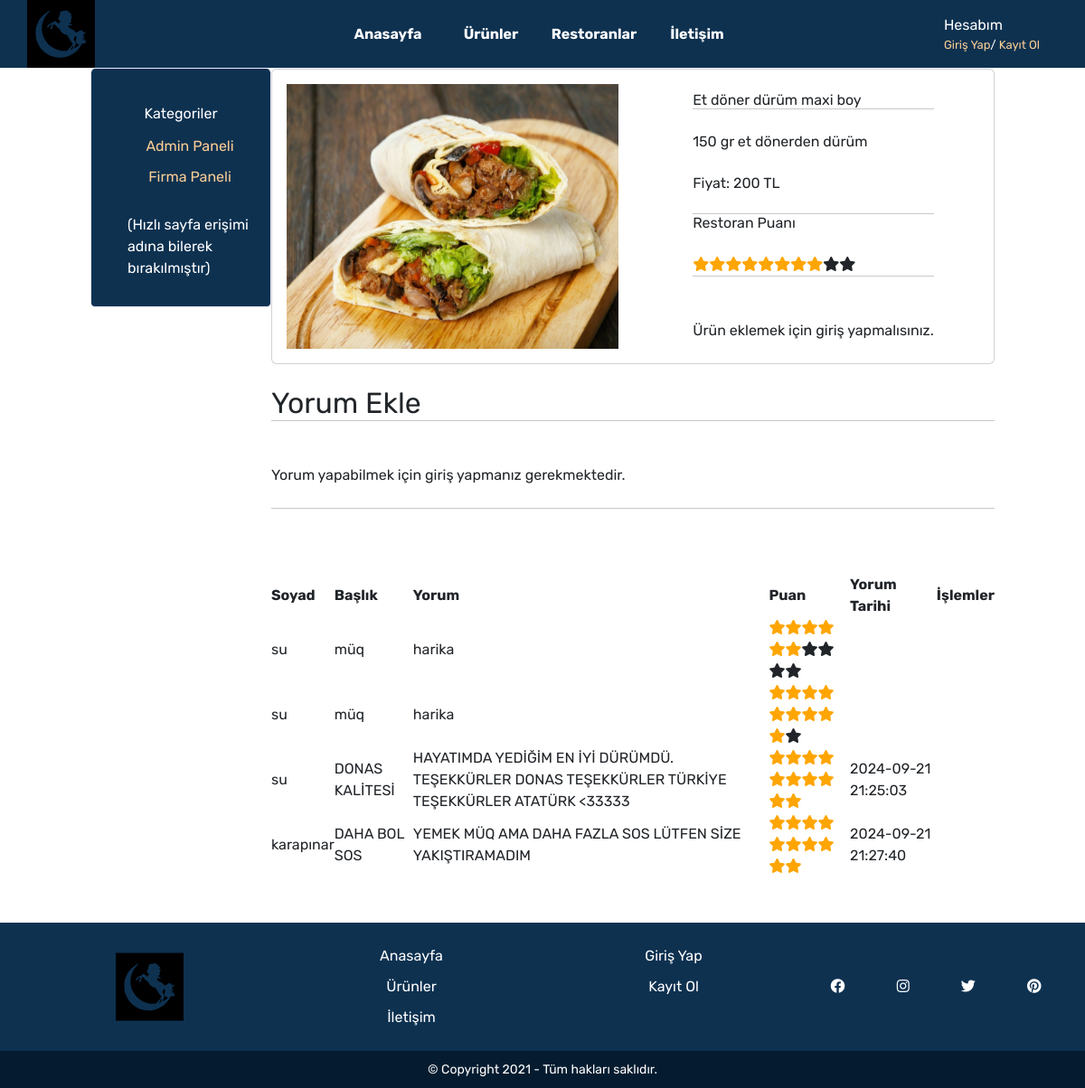
The page /urun_detay.php?urun=4&restoran=0 on the database its author committed.
### tables this page shows
CREATE TABLE `food` (
  `id` int(11) NOT NULL,
  `restaurant_id` int(11) NOT NULL,
  `name` varchar(1000) NOT NULL,
  `description` varchar(1000) NOT NULL,
  `image_path` varchar(1000) NOT NULL,
  `price` varchar(1100) NOT NULL,
  `discount` varchar(1000) NOT NULL,
  `created_at` varchar(1000) NOT NULL DEFAULT current_timestamp(),
  `deleted_at` varchar(1000) NOT NULL
);

CREATE TABLE `comments` (
  `id` int(11) NOT NULL,
  `user_id` int(11) NOT NULL,
  `restaurant_id` int(11) NOT NULL,
  `surname` varchar(110) NOT NULL,
  `title` varchar(110) NOT NULL,
  `description` varchar(1100) NOT NULL,
  `score` int(10) NOT NULL,
  `created_at` varchar(1000) NOT NULL DEFAULT current_timestamp(),
  `updated_at` varchar(1000) NOT NULL
);

### src/urun_detay.php (the view, shortened to what this page needs)
<?php
include_once 'sql_scripts.php';
if (isset($_GET['urun'])) {
    $data = getfood($_GET['urun']);
    $urun = [
        'id' => $data['id'],
        'ad' => $data['name'],
        'aciklama' => $data['description'],
        'img' => $data['image_path'],
        'fiyat' => $data['price']
    ];
    $restoran_score = getRestaurantScore($_GET['restoran']);
} else {
    header("Location: index.php");
    exit();
}
?>
<!DOCTYPE html>
<html lang="tr">
<head>
    <link rel="stylesheet" href="https://cdnjs.cloudflare.com/ajax/libs/font-awesome/5.15.4/css/all.min.css" />
    <link rel="stylesheet" href="css/global.css">
    <link rel="stylesheet" href="css/main.css">
    <link rel="stylesheet" href="css/iletisim.css">
    <link href="https://cdn.jsdelivr.net/npm/bootstrap@5.3.3/dist/css/bootstrap.min.css" rel="stylesheet">
    <link href="https://cdn.jsdelivr.net/npm/flowbite@2.5.1/dist/flowbite.min.css" rel="stylesheet" />
</head>
<body>
    <div id="main">
        <?php include 'navbar.php'; ?>
        <div class="container">
            <?php include 'sidebar.php'; ?>
            <div class="content">
                <div class="card" style="display: grid; grid-template-columns: repeat(2, 1fr); ">
                    <div class="card-body">
                        <img src="<?= $urun['img'] ?>" class="w-100 h-100"  style="background-color: black; object-fit: fill;" alt="">
                    </div>
                    <div style="display: flex; justify-content: center; align-items: center;">
                        <div class="p-4 d-flex justify-content-center w-100 h-100">
                            <div class="info">
                                <h2>
                                    <?= $urun['ad'] ?>
                                </h2>
                                <hr />
                                <br>
                                <p>
                                    <?= $urun['aciklama'] ?>
                                </p>
                                <br>
                                <h4>Fiyat:
                                    <?= $urun['fiyat'] ?> TL</h4>
                                <br>
                                <div>
                                    <hr>
                                    <h4>Restoran Puanı</h4>
                                    <br>
                                    <?php
                                    foreach (getstar($restoran_score) as $star) {
                                        echo $star;
                                    }
                                    ?>
                                    <hr>
                                </div>
                                <br><br>
                                <?php
                                if (isset($_SESSION['user_id'])) {
                                    echo '<div class="form">
                                    <form action="islemler.php" method="POST">';
                                    echo '
                                    <div class="form-group">
                                        <label for="adet">Adet:</label>
                                        <input class="custom-input" style="text-align: center;" type="number" id="adet" name="adet" min="1" max="100" value="1" required>
                                    </div>
                                    <br><br>
                                    <div class="form-group">
                                        <label for="snot" >Sipariş Notu</label>
                                        <br>
                                        <textarea class="custom-input w-100" type="text" id="snot" name="snot" placeholder="Örneğin: Acısız, az acılı, çok acılı..." required></textarea>
                                    </div>
                                    <input type="hidden" name="urun_id" value="' . $_GET['urun']. '">
                                    <input type="hidden" name="restoran" value="' . $_GET['restoran'] . '">
                                    <input type="hidden" name="user_id" value="' . $_SESSION['user_id'] . '">
                                        <br><br>
                                        <button class="custom-button" name="add_basket" type="submit">Sepete Ekle</button>';
                                    echo '</form>
                                </div>';
                                } else {
                                    echo '<div class="form">
                                    <p>Ürün eklemek için giriş yapmalısınız.</p> </div>';
                                }
                                ?>
                            </div>
                        </div>
                    </div>
                </div>
                <div class="mt-4">
                    <h1 style="font-size: 2em;">Yorum Ekle</h1>
                    <hr>
                    <br>
                    <?php
                    if (isset($_SESSION['user_id'])) {
                        echo '<form action="islemler.php" method="POST">
                        <div class="form-group">
                            <input type="hidden" class="form-control" id="surname" name="surname" value="' . getUserDetails($_SESSION["user_id"])["surname"] . '" required>
                        </div>
                        <br>
                        <div class="form-group">
                            <label for="title">Başlık:</label>
                            <input type="text" class="form-control" id="title" name="title" required>
                        </div>
                        <br>
                        <div class="form-group">
                            <label for="description">Yorum:</label>
                            <textarea class="form-control" id="description" name="description" rows="3" required></textarea>
                        </div>
                        <br>
                        <div class="row">
                        <div class="form-group col-9">
                            <label for="score">Puan:</label>
                            <select class="form-control" id="score" name="score" required>
                                <option value="1">1</option>
                                <option value="2">2</option>
                                <option value="3">3</option>
                                <option value="4">4</option>
                                <option value="5">5</option>
                                <option value="6">6</option>
                                <option value="7">7</option>
                                <option value="8">8</option>
                                <option value="9">9</option>
                                <option value="10">10</option>
                                <option value="10">Müq ve Ötesi</option>
                            </select>
                        </div>
                        <div class="col-3 d-flex justify-content-end align-items-end">
                        <input type="hidden" name="restoran" value="' . $_GET['restoran'] . '">
                        <input type="hidden" name="food" value="' . $_GET['urun'] . '">
                        <br>
                        <button type="submit" class="custom-button" name="add_comment">Yorum Ekle</button>
                        </div>
                        </div>
                    </form>';
                    } else {
                        echo '<br><p>Yorum yapabilmek için <a href="giris.php">giriş yapmanız</a> gerekmektedir.</p><br>';
                    }
                    ?>
                </div>
                <hr>
                <br><br><br>
                <div class="table-responsive">
                    <table id="search-table">
                        <thead>
                            <tr>
                                <th>
                                    <span class="flex items-center">
                                        Soyad
                                    </span>
                                </th>
                                <th>
                                    <span class="flex items-center">
                                        Başlık
                                    </span>
                                </th>
                                <th>
                                    <span class="flex items-center">
                                        Yorum
                                    </span>
                                </th>
                                <th>
                                    <span class="flex items-center">
                                        Puan
                                    </span>
                                </th>
                                <th>
                                    <span class="flex items-center">
                                        Yorum Tarihi
                                    </span>
                                </th>
                                <th>
                                    <span class="flex items-center">
                                        İşlemler
                                    </span>
                                </th>
                            </tr>
                        </thead>
                        <tbody>
                            <?php
                            foreach (getRestaurantComments($_GET['restoran']) as $row) {
                                echo '<tr>';
                                echo '<td>' . $row['surname'] . '</td>';
                                echo '<td>' . $row['title'] . '</td>';
                                echo '<td>' . $row['description'] . '</td>';
                                echo '<td>';
                                foreach (getstar($row["score"]) as $star) {
                                    echo $star;
                                }
                                echo '</td>';
                                echo '<td>' . $row['created_at'] . '</td>';
                                echo '<td>';
                                echo '</td>';
                                echo '</tr>';
                            }
                            ?>
                        </tbody>
                    </table>
                </div>
            </div>
        </div>
    </div>
    <?php include 'footer.php'; ?>
</body>
</html>

### src/sql_scripts.php (shortened to what this page needs)
<?php
function getfood($food_id)
{
    $conn = dbConnect();
    $sql = "SELECT * FROM food where id = $food_id";
    $result = $conn->prepare($sql);
    $result->execute();
    return $result->fetch(PDO::FETCH_ASSOC);
}
function getRestaurantScore($restaurant_id) {
    $conn = dbConnect();
    $sql = "SELECT AVG(score) as average_score
            FROM comments
            WHERE restaurant_id = '$restaurant_id'";
    $stmt = $conn->prepare($sql);
    $stmt->execute();
    $row = $stmt->fetch(PDO::FETCH_ASSOC);
    $average_score = $row['average_score'];
    return round($average_score, 1);
}
function getstar($rating_score)
{
    $rating = [];
    for ($i = 1; $i <= 10; $i++) {
        if ($i <= $rating_score) {
            $rating[] = '<span class="fa fa-star checked"></span>';
        } else {
            $rating[] = '<span class="fa fa-star"></span>';
        }
    }
    return $rating;
}
function getRestaurantComments($restaurant_id) {
    $conn = dbConnect();
    $sql = "SELECT *
            FROM comments
            WHERE restaurant_id = '$restaurant_id'";
    $stmt = $conn->prepare($sql);
    $stmt->execute();
    $comments = [];
    while ($row = $stmt->fetch(PDO::FETCH_ASSOC)) {
        $comments[] = [
            'title' => $row['title'],
            'description' => $row['description'],
            'score' => $row['score'],
            'created_at' => $row['created_at'],
            'surname' => $row['surname'],
            'user_id' => $row['user_id'],
            'id' => $row['id']
        ];
    }
    return $comments;
}

### rows shown on the page
food: image_path (picture), name "Et döner dürüm maxi boy", description "150 gr et dönerden dürüm", price "200"
comments: surname "su", title "müq", description "harika", score 6 (drawn)
comments: surname "su", title "müq", description "harika", score 9 (drawn)
comments: surname "su", title "DONAS KALİTESİ", description "HAYATIMDA YEDİĞİM EN İYİ DÜRÜMDÜ. TEŞEKKÜRLER DONAS TEŞEKKÜRLER TÜRKİYE TEŞEKKÜRLER ATATÜRK <33333", score 10 (drawn), created_at "2024-09-21 21:25:03"
comments: surname "karapınar", title "DAHA BOL SOS", description "YEMEK MÜQ AMA DAHA FAZLA SOS LÜTFEN SİZE YAKIŞTIRAMADIM", score 10 (drawn), created_at "2024-09-21 21:27:40"
